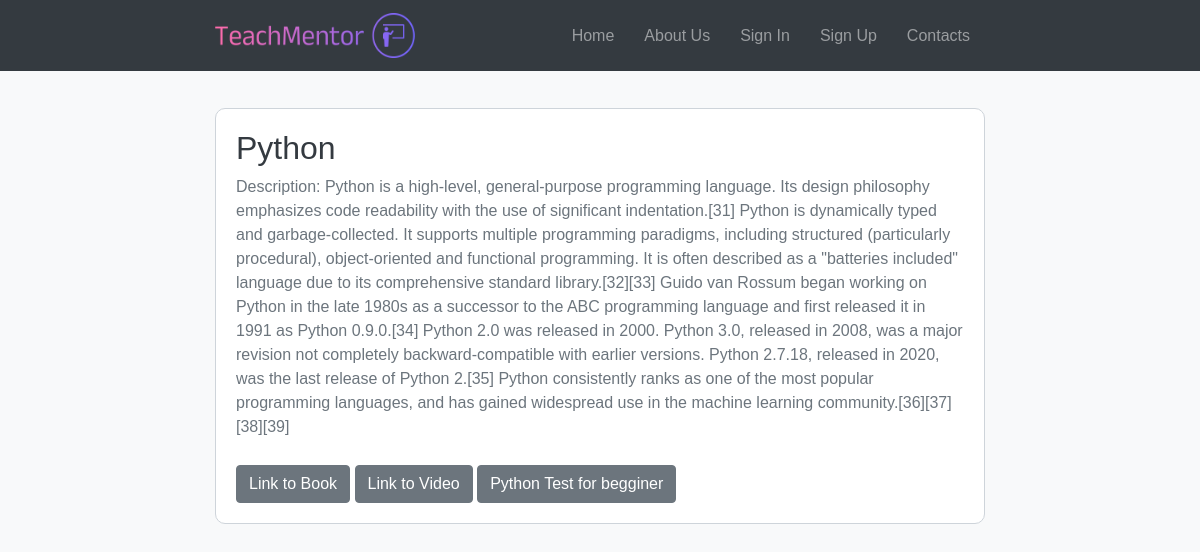
The page /course_details/1/ on the database as committed earlier.
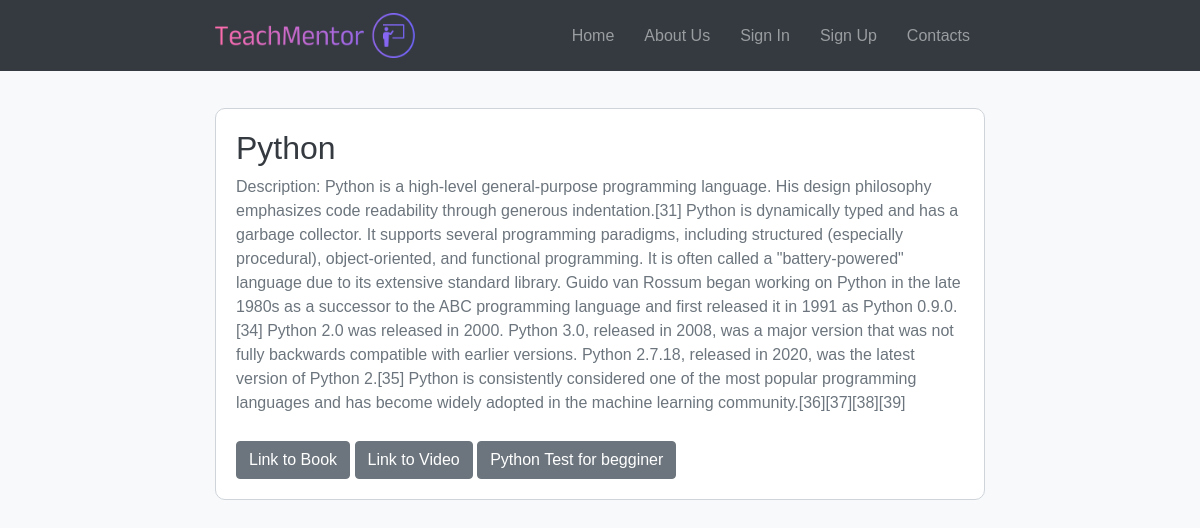
The same page on the database as committed later.
### teachmentor_app/models.py (models this page shows, shortened)
class Course(models.Model):
    course_name = models.CharField(max_length=30, blank=False)
    description = models.TextField()
    likes = models.IntegerField(default=0)
    book_link = models.URLField(blank=True)
    video_link = models.URLField(blank=True)

### teachmentor_app/views.py (the view)
# urls.py: path('course_details/<int:course_id>/', course_details, name='course_details'),
def course_details(request, course_id):
    course = get_object_or_404(Course, pk=course_id)
    test = Test.objects.filter(course=course).first()  # Получаем тест для данного курса
    return render(request, 'course_details.html', {'course': course, 'test': test})

### templates/course_details.html (shortened to what this page needs)
{% load static %}
<!DOCTYPE html>
<html lang="en">
<head>
    <link rel="stylesheet" href="https://stackpath.bootstrapcdn.com/bootstrap/4.5.2/css/bootstrap.min.css">
    <link rel="stylesheet" href="https://cdnjs.cloudflare.com/ajax/libs/font-awesome/5.15.4/css/all.min.css">
</head>
<body>
<nav class="navbar navbar-expand-lg navbar-dark fixed-top">
    <div class="container">
        <a class="navbar-brand" href="/"><img src="{% static 'img/image.png' %}" width="200" height="45" alt="TechMentor"></a>
        <div class="collapse navbar-collapse" id="navbarSupportedContent">
            <ul class="navbar-nav ml-auto">
                <li class="nav-item">
                    <a class="nav-link" href="/">Home</a>
                </li>
                <li class="nav-item">
                    <a class="nav-link" href="{% url 'about' %}">About Us</a>
                </li>
                {% if user.is_authenticated %}
                         <li class="nav-item">
                        <a class="nav-link" href="{% url 'user_profile' %}">Profile</a>
                    </li>
                {% else %}
                    <li class="nav-item">
                        <a class="nav-link" href="{% url 'login' %}">Sign In</a>
                    </li>
                    <li class="nav-item">
                        <a class="nav-link" href="{% url 'register' %}">Sign Up</a>
                    </li>
                {% endif %}
                <li class="nav-item">
                    <a class="nav-link" href="{% url 'feedback' %}?name-feedback">Contacts</a>
                </li>
            </ul>
        </div>
    </div>
</nav>
<div class="container mt-5">
    <div class="course-details">
        <h2>{{ course.course_name }}</h2>
        <p>Description: {{ course.description }}</p>
        <a href="{{ course.book_link }}" class="btn btn-secondary" target="_blank">Link to Book</a>
        <a href="{{ course.video_link }}" class="btn btn-secondary" target="_blank">Link to Video</a>
        {%if test%}
        <a href="{% url 'test' test_id=test.id %}"  class="btn btn-secondary" target="_blank">{{ test.title }}</a>
        {%endif%}
    </div>
</div>
</body>
</html>

Rows that differ between the two databases and show on the page:
changed Course "Python": description "Python is a high-level, general-purpose programming language. Its design philosophy emphasizes code readability with the use of significant indentation.[31] Python is dynamically typed and garbage-collected. It supports multiple programming paradigms, including structured (particularly procedural), object-oriented and functional programming. It is often described as a \"batteries included\" language due to its comprehensive standard library.[32][33] Guido van Rossum began working on Python in the late 1980s as a successor to the ABC programming language and first released it in 1991 as Python 0.9.0.[34] Python 2.0 was released in 2000. Python 3.0, released in 2008, was a major revision not…" → "Python is a high-level general-purpose programming language. His design philosophy emphasizes code readability through generous indentation.[31] Python is dynamically typed and has a garbage collector. It supports several programming paradigms, including structured (especially procedural), object-oriented, and functional programming. It is often called a \"battery-powered\" language due to its extensive standard library. Guido van Rossum began working on Python in the late 1980s as a successor to the ABC programming language and first released it in 1991 as Python 0.9.0.[34] Python 2.0 was released in 2000. Python 3.0, released in 2008, was a major version that was not fully backwards…"
